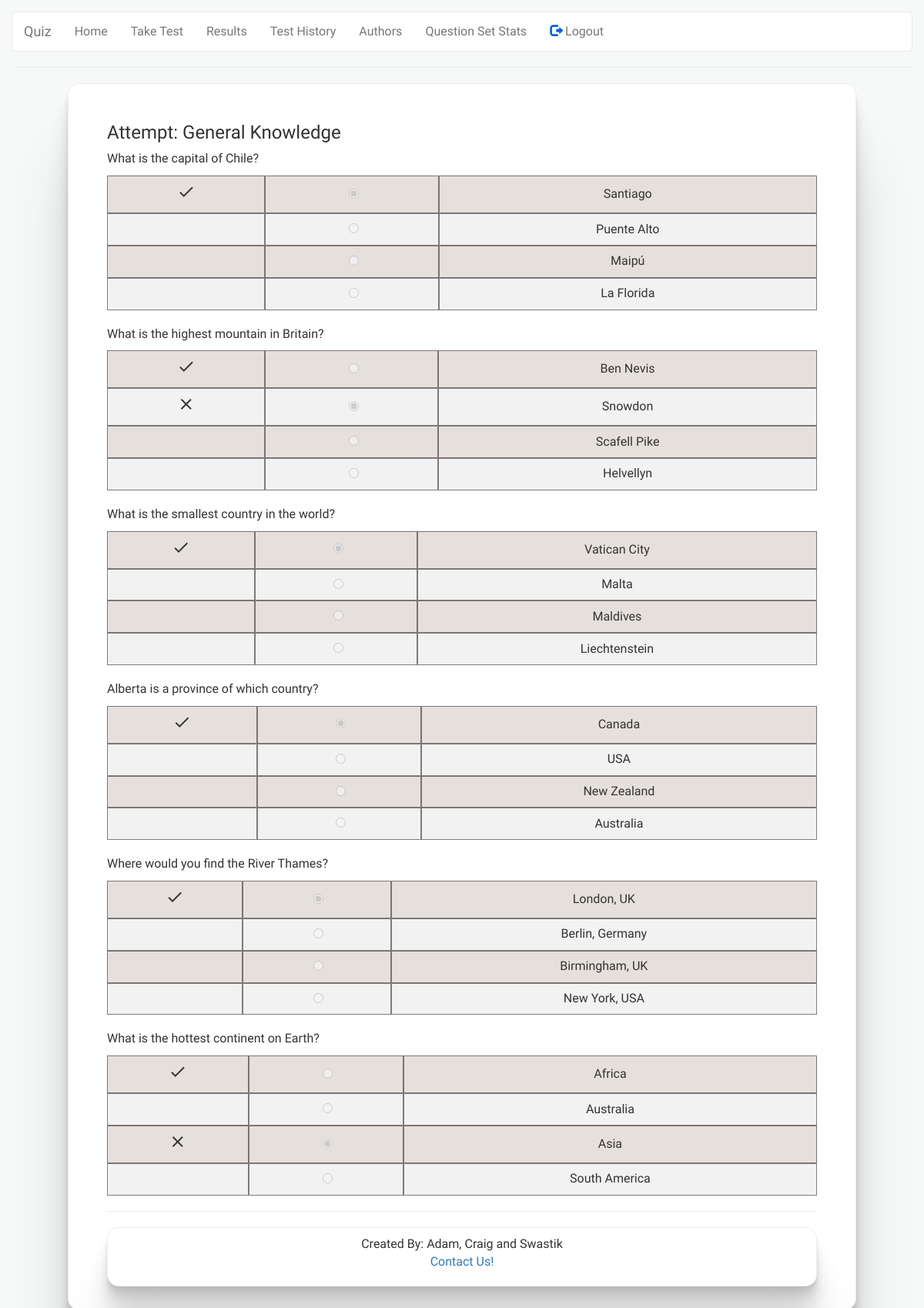
Screenshot of /results (signed in) with the database file from the repository.
### app/models.py (models this page shows, shortened)
class AnswerSet(db.Model):
    set_id = db.Column(db.Integer, primary_key=True)
    user_id = db.Column(db.Integer, db.ForeignKey('user.id'))
    qset_id = db.Column(db.Integer, db.ForeignKey('question_set.set_id'))
    answers = db.relationship('UserAnswers', secondary=aset_a_assoc)
    numberCorrect = db.Column(db.Integer)
    numberIncorrect = db.Column(db.Integer)
    score = db.Column(db.String(4))
    timeOfAttempt = db.Column(db.DateTime, index=True, default=datetime.now)

class QuestionSet(db.Model):
    set_id = db.Column(db.Integer, primary_key=True)
    set_name = db.Column(db.String(64), unique=True)
    creator_id = db.Column(db.Integer, db.ForeignKey('user.id'))
    questions = db.relationship('Question', secondary=qset_q_assoc)
    asets = db.relationship('AnswerSet', backref='qset', lazy='dynamic')

class Question(db.Model):
    question_id = db.Column(db.Integer, primary_key=True)
    body = db.Column(db.String(256), index=True)
    correctAnswer = db.Column(db.String(64))
    answer2 = db.Column(db.String(64))
    answer3 = db.Column(db.String(64))
    answer4 = db.Column(db.String(64))
    allUserAnswers = db.relationship('UserAnswers', backref='question', lazy='dynamic')

### app/routes.py (the view)
@app.route('/results', methods=['GET', 'POST'])
@login_required
def results():
    asets = AnswerSet.query.filter_by(user_id=current_user.id)
    return render_template('results.html', title = 'Results', asets=asets)

### app/models.py (called while the page is built)
@login.user_loader
def load_user(id):
    return User.query.get(int(id))

### app/templates/results.html (shortened to what this page needs)
{% extends "base.html" %}
{% block content %}
<div class="result_set" id="result_set">
    {% for aset in asets %}
        <h3>Attempt: {{ aset.qset.set_name }}</h3>
            {% for question in aset.qset.questions %}
            {% set currentAnswer = aset.answers[loop.index0] %}
            <div>
                <p>{{ question.body }}</p>
                <table class="answer_table">
                    {% if question.correctAnswer == currentAnswer.answer %}
                        <tr>
                            <td><i class="material-icons">done</i></td>
                            <td><input type="radio" disabled="disabled", checked='true'></td>
                            <td>{{ question.correctAnswer }}</td>
                        </tr>
                        <tr>
                            <td></td>
                            <td><input type="radio" disabled="disabled"></td>
                            <td>{{ question.answer2 }}</td>
                        </tr>
                        <tr>
                            <td></td>
                            <td><input type="radio" disabled="disabled"></td>
                            <td>{{ question.answer3 }}</td>
                        </tr>
                        <tr>
                            <td></td>
                            <td><input type="radio" disabled="disabled"></td>
                            <td>{{ question.answer4 }}</td>
                        </tr>
                    {% elif question.answer2 == currentAnswer.answer %}
                        <tr>
                            <td><i class="material-icons">done</i></td>
                            <td><input type="radio" disabled="disabled"></td>
                            <td>{{ question.correctAnswer }}</td>
                        </tr>
                        <tr>
                            <td><i class="material-icons">clear</i></td>
                            <td><input type="radio" disabled="disabled", checked='true'></td>
                            <td>{{ question.answer2 }}</td>
                        </tr>
                        <tr>
                            <td></td>
                            <td><input type="radio" disabled="disabled"></td>
                            <td>{{ question.answer3 }}</td>
                        </tr>
                        <tr>
                            <td></td>
                            <td><input type="radio" disabled="disabled"></td>
                            <td>{{ question.answer4 }}</td>
                        </tr>
                    {% elif question.answer3 == currentAnswer.answer %}
                        <tr>
                            <td><i class="material-icons">done</i></td>
                            <td><input type="radio" disabled="disabled"></td>
                            <td>{{ question.correctAnswer }}</td>
                        </tr>
                        <tr>
                            <td></td>
                            <td><input type="radio" disabled="disabled"></td>
                            <td>{{ question.answer2 }}</td>
                        </tr>
                        <tr>
                            <td><i class="material-icons">clear</i></td>
                            <td><input type="radio" disabled="disabled", checked='true'></td>
                            <td>{{ question.answer3 }}</td>
                        </tr>
                        <tr>
                            <td></td>
                            <td><input type="radio" disabled="disabled"></td>
                            <td>{{ question.answer4 }}</td>
                        </tr>
                    {% else %}
                        <tr>
                            <td></td>
                            <td>{{ answers.answer }}</td>
                            <td>{{ question.correctAnswer }}</td>
                        </tr>
                    {% endif %}
                </table>
            {% endfor %}
            <hr>
    {% endfor %}
    </div>
</div>
{% endblock %}

### app/static/css/main_2.css (style rules this page uses)
body { margin: 15px; border: 10rem; font-family: 'Exo 2', sans-serif; font-size: medium; background-color: #F7F9F9; }
input[type=radio] { margin-right: 5px; margin-left: 10px; text-align: left; }
table { border-collapse: separate; width: 100%; border-radius: 10px; }
table.answer_table { border-collapse: separate; width: 100%; border-radius: 10px; margin-bottom: 20px; }
table.answer_table th, table.answer_table td { border: 0.5px solid rgba(36, 31, 31, 0.562); width: fit-content; text-align: center; padding: 8px; }
th, td { text-align: center; padding: 8px; }
tr:nth-child(even) { background-color: #f2f2f2; }
tr:nth-child(odd) { background-color: #e6e0dc; }

### rows the page displays
AnswerSet: qset.set_name "General Knowledge"
Question: body "What is the capital of Chile?", correctAnswer "Santiago", answer2 "Puente Alto", answer3 "Maipú", answer4 "La Florida"
Question: body "What is the highest mountain in Britain?", correctAnswer "Ben Nevis", answer2 "Snowdon", answer3 "Scafell Pike", answer4 "Helvellyn"
Question: body "What is the smallest country in the world?", correctAnswer "Vatican City", answer2 "Malta", answer3 "Maldives", answer4 "Liechtenstein"
Question: body "Alberta is a province of which country?", correctAnswer "Canada", answer2 "USA", answer3 "New Zealand", answer4 "Australia"
Question: body "Where would you find the River Thames?", correctAnswer "London, UK", answer2 "Berlin, Germany", answer3 "Birmingham, UK", answer4 "New York, USA"
Question: body "What is the hottest continent on Earth?", correctAnswer "Africa", answer2 "Australia", answer3 "Asia", answer4 "South America"
